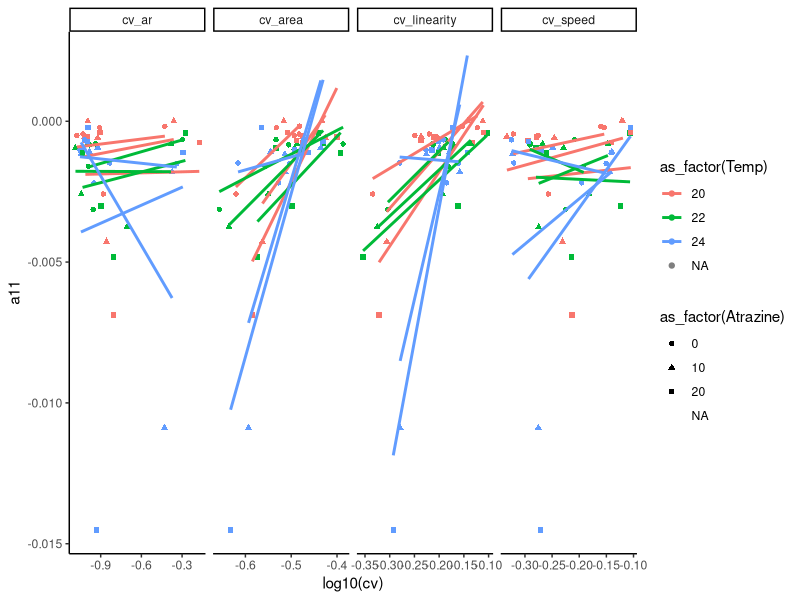

Source code (R): (Note: this script raises an error after producing the figure.)
library(tidyverse)
library(lubridate)

# CILIATES ------
data_cilia <- read.csv("ciliates/DIVERCE_TdB_Ciliates_Traits.csv") %>%
  mutate(Days_fromstart.0 = lag(Days_fromstart, 1), .after = Days_fromstart) %>%
  mutate(Count.0 = lag(Count, 1), 
         .after = Count) %>%
  mutate(pcgr = log(Count/Count.0)/(Days_fromstart-Days_fromstart.0),
         .after = Count.0) %>%
  mutate(cv_ar = sd_ar/mean_ar) %>%
  mutate(cv_area = sd_area/mean_area) %>%
  mutate(cv_speed = sd_speed/mean_speed) %>%
  mutate(cv_linearity = sd_linearity/mean_linearity) %>%
  group_by(ID_spec, Temp, Atrazine) %>%
  summarise_all(mean, na.rm=T) %>%
  select(contains(c("cv_", "ID", "Temp", "Atrazine", "r1", "a11"))) %>%
  pivot_longer(contains(c("cv_")), names_to = "trait", values_to= "cv") %>%
  filter(!grepl('Spiro', ID_spec))

ggplot(data_cilia) + 
  theme_classic() + 
  aes(x=log10(cv), y=a11, 
      col=as_factor(Temp), pch=as_factor(Atrazine)) + 
  geom_point() + 
  facet_grid(cols = vars(trait), scales="free") + #, rows = vars(ID_spec)
  geom_smooth(method="lm", se=F)

# CYANO ------
data_cyano <- read.csv("cyanobacteria/mono_data.csv") %>%
  separate(date.time, sep=" ", into = c("date", "time")) %>%
  mutate(day = yday(date), .after = date) %>%
  select(-c(date, time)) %>%
  group_by(strain, treat) %>%
  mutate(day = day - min(day)) %>%
  mutate(day.0 = lag(day, 1), .after = day) %>%
  mutate(population.mean.0 = lag(population.mean, 1), 
         .after = population.mean) %>%
  mutate(pcgr = log(population.mean/population.mean.0)/(day-day.0),
         .after = population.mean.0)

#kick out: 
#all pcgr that are too negative (crashing o/t culture) and 
#all data points where log10(population.mean) is consistently low (<3.5) because of lags
data_cyano <- data_cyano %>%
  mutate(GRN.B.HLin.cv = GRN.B.HLin.sd/GRN.B.HLin.mean) %>%
  mutate(YEL.B.HLin.cv = YEL.B.HLin.sd/YEL.B.HLin.mean) %>%
  mutate(RED.B.HLin.cv = RED.B.HLin.sd/RED.B.HLin.mean) %>%
  mutate(RED.R.HLin.cv = RED.R.HLin.sd/RED.R.HLin.mean) %>%
  filter(pcgr>-0.1) %>%
  mutate(lag.phase = ((log10(population.mean.0)<3.5)&(log10(population.mean)<3.5))) %>%
  filter(lag.phase == FALSE)

ggplot(data_cyano) +
  theme_classic() + 
  aes(x=day, y=log10(population.mean), 
      col=as_factor(treat), pch=as_factor(treat)) + 
  geom_point() + 
  facet_grid(cols = vars(strain), scales="free") #, rows = vars(ID_spec)

ggplot(data_cyano) +
  theme_classic() + 
  aes(x=population.mean.0, y=pcgr, 
      col=as_factor(treat), pch=as_factor(treat)) + 
  geom_point() + 
  facet_grid(cols = vars(strain), scales="free") #, rows = vars(ID_spec)

#Now compute the alpha's
data_cyano <- data_cyano %>%
  group_by(strain, treat) %>%
  mutate(alpha = cov(population.mean.0, pcgr) / var(population.mean.0)) %>% #alphas
  group_by(strain, treat) %>%
  summarise_all(mean, na.rm=T) %>%
  select(contains(c("strain", "treat", "alpha", ".cv"))) %>%
  pivot_longer(contains(c(".cv")), names_to = "trait", values_to= "cv")

ggplot(data_cyano %>% filter(treat %in% c("C", "T"))) + 
  theme_classic() + 
  aes(x=log10(cv), y=alpha, 
      col=as_factor(treat)) + 
  geom_point() + 
  facet_grid(cols = vars(trait), scales="free") + 
  geom_smooth(method="lm", se = F) #, rows = vars(ID_spec)
